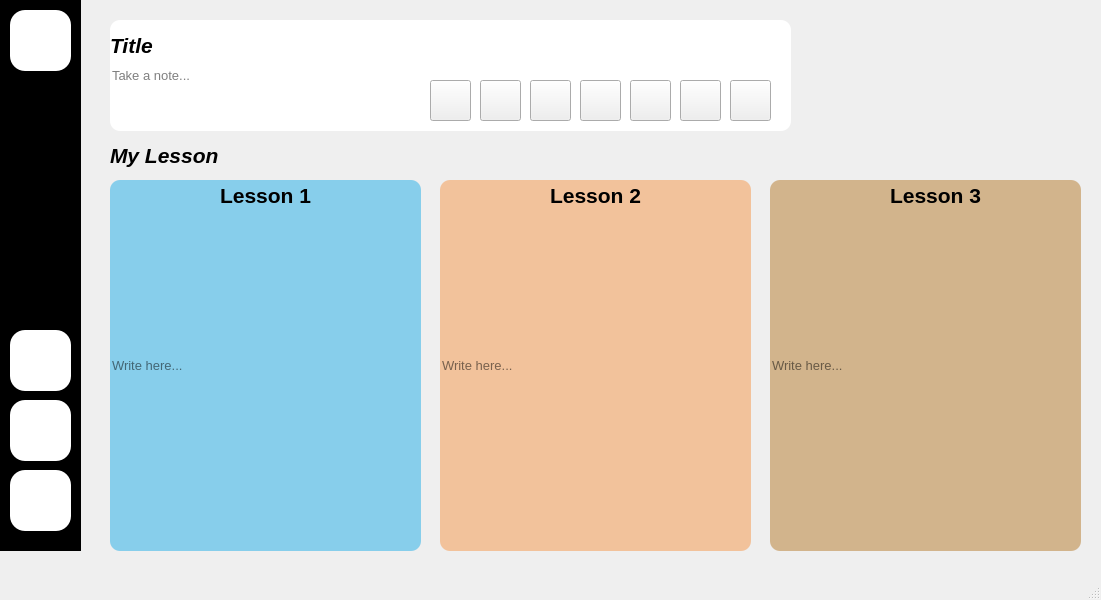
<?xml version="1.0" encoding="UTF-8"?>
<ui version="4.0">
 <class>MainWindow</class>
 <widget class="QMainWindow" name="MainWindow">
  <property name="geometry">
   <rect>
    <x>0</x>
    <y>0</y>
    <width>1101</width>
    <height>600</height>
   </rect>
  </property>
  <property name="windowTitle">
   <string>MainWindow</string>
  </property>
  <widget class="QWidget" name="centralwidget">
   <widget class="QFrame" name="frame">
    <property name="geometry">
     <rect>
      <x>0</x>
      <y>0</y>
      <width>81</width>
      <height>551</height>
     </rect>
    </property>
    <property name="styleSheet">
     <string notr="true">background-color:black</string>
    </property>
    <property name="frameShape">
     <enum>QFrame::StyledPanel</enum>
    </property>
    <property name="frameShadow">
     <enum>QFrame::Raised</enum>
    </property>
    <widget class="QPushButton" name="btnExit">
     <property name="geometry">
      <rect>
       <x>10</x>
       <y>470</y>
       <width>61</width>
       <height>61</height>
      </rect>
     </property>
     <property name="styleSheet">
      <string notr="true">background-color:white;
border-radius:15px</string>
     </property>
     <property name="icon">
      <iconset>
       <normaloff>D:/TRUONG_KHOA/MIND_X_Truong_Khoa/Python_ADVANCE/Nguyen_lieu/Remove-bg.ai_1730630464395.png</normaloff>D:/TRUONG_KHOA/MIND_X_Truong_Khoa/Python_ADVANCE/Nguyen_lieu/Remove-bg.ai_1730630464395.png</iconset>
     </property>
     <property name="iconSize">
      <size>
       <width>150</width>
       <height>48</height>
      </size>
     </property>
    </widget>
    <widget class="QPushButton" name="pushButton_2">
     <property name="geometry">
      <rect>
       <x>10</x>
       <y>400</y>
       <width>61</width>
       <height>61</height>
      </rect>
     </property>
     <property name="styleSheet">
      <string notr="true">background-color:white;
border-radius:15px</string>
     </property>
     <property name="icon">
      <iconset>
       <normaloff>D:/TRUONG_KHOA/MIND_X_Truong_Khoa/Python_ADVANCE/Nguyen_lieu/3844439_gear_setting_settings_wheel_icon.png</normaloff>D:/TRUONG_KHOA/MIND_X_Truong_Khoa/Python_ADVANCE/Nguyen_lieu/3844439_gear_setting_settings_wheel_icon.png</iconset>
     </property>
     <property name="iconSize">
      <size>
       <width>41</width>
       <height>41</height>
      </size>
     </property>
    </widget>
    <widget class="QPushButton" name="pushButton_3">
     <property name="geometry">
      <rect>
       <x>10</x>
       <y>330</y>
       <width>61</width>
       <height>61</height>
      </rect>
     </property>
     <property name="styleSheet">
      <string notr="true">background-color:white;
border-radius:15px</string>
     </property>
     <property name="icon">
      <iconset>
       <normaloff>D:/TRUONG_KHOA/MIND_X_Truong_Khoa/Python_ADVANCE/Nguyen_lieu/3844425_can_trash_icon.png</normaloff>D:/TRUONG_KHOA/MIND_X_Truong_Khoa/Python_ADVANCE/Nguyen_lieu/3844425_can_trash_icon.png</iconset>
     </property>
     <property name="iconSize">
      <size>
       <width>41</width>
       <height>41</height>
      </size>
     </property>
    </widget>
    <widget class="QPushButton" name="btnUser">
     <property name="geometry">
      <rect>
       <x>10</x>
       <y>10</y>
       <width>61</width>
       <height>61</height>
      </rect>
     </property>
     <property name="styleSheet">
      <string notr="true">background-color:white;
border-radius:15px</string>
     </property>
     <property name="icon">
      <iconset>
       <normaloff>D:/TRUONG_KHOA/MIND_X_Truong_Khoa/Python_ADVANCE/Nguyen_lieu/1564534_customer_man_user_account_profile_icon.png</normaloff>D:/TRUONG_KHOA/MIND_X_Truong_Khoa/Python_ADVANCE/Nguyen_lieu/1564534_customer_man_user_account_profile_icon.png</iconset>
     </property>
     <property name="iconSize">
      <size>
       <width>41</width>
       <height>41</height>
      </size>
     </property>
    </widget>
   </widget>
   <widget class="QLineEdit" name="lineEdit">
    <property name="geometry">
     <rect>
      <x>110</x>
      <y>20</y>
      <width>681</width>
      <height>111</height>
     </rect>
    </property>
    <property name="font">
     <font>
      <family>Nirmala UI</family>
      <pointsize>10</pointsize>
     </font>
    </property>
    <property name="styleSheet">
     <string notr="true">border-radius:10px</string>
    </property>
    <property name="inputMask">
     <string/>
    </property>
    <property name="text">
     <string/>
    </property>
    <property name="placeholderText">
     <string>Take a note...</string>
    </property>
   </widget>
   <widget class="QLabel" name="label">
    <property name="geometry">
     <rect>
      <x>110</x>
      <y>30</y>
      <width>131</width>
      <height>31</height>
     </rect>
    </property>
    <property name="font">
     <font>
      <family>Nirmala UI</family>
      <pointsize>16</pointsize>
     </font>
    </property>
    <property name="text">
     <string>&lt;html&gt;&lt;head/&gt;&lt;body&gt;&lt;p&gt;&lt;span style=&quot; font-weight:600; font-style:italic;&quot;&gt;Title&lt;/span&gt;&lt;/p&gt;&lt;/body&gt;&lt;/html&gt;</string>
    </property>
   </widget>
   <widget class="QPushButton" name="pushButton_5">
    <property name="geometry">
     <rect>
      <x>680</x>
      <y>80</y>
      <width>41</width>
      <height>41</height>
     </rect>
    </property>
    <property name="icon">
     <iconset>
      <normaloff>D:/TRUONG_KHOA/MIND_X_Truong_Khoa/Python_ADVANCE/Nguyen_lieu/3643780_attache_attached_attachement_clip_complement_icon.png</normaloff>D:/TRUONG_KHOA/MIND_X_Truong_Khoa/Python_ADVANCE/Nguyen_lieu/3643780_attache_attached_attachement_clip_complement_icon.png</iconset>
    </property>
    <property name="iconSize">
     <size>
      <width>24</width>
      <height>24</height>
     </size>
    </property>
   </widget>
   <widget class="QPushButton" name="pushButton_6">
    <property name="geometry">
     <rect>
      <x>630</x>
      <y>80</y>
      <width>41</width>
      <height>41</height>
     </rect>
    </property>
    <property name="icon">
     <iconset>
      <normaloff>D:/TRUONG_KHOA/MIND_X_Truong_Khoa/Python_ADVANCE/Nguyen_lieu/8541621_bell_alert_icon.png</normaloff>D:/TRUONG_KHOA/MIND_X_Truong_Khoa/Python_ADVANCE/Nguyen_lieu/8541621_bell_alert_icon.png</iconset>
    </property>
    <property name="iconSize">
     <size>
      <width>23</width>
      <height>23</height>
     </size>
    </property>
   </widget>
   <widget class="QPushButton" name="pushButton_7">
    <property name="geometry">
     <rect>
      <x>580</x>
      <y>80</y>
      <width>41</width>
      <height>41</height>
     </rect>
    </property>
    <property name="icon">
     <iconset>
      <normaloff>D:/TRUONG_KHOA/MIND_X_Truong_Khoa/Python_ADVANCE/Nguyen_lieu/8680181_film_fill_icon.png</normaloff>D:/TRUONG_KHOA/MIND_X_Truong_Khoa/Python_ADVANCE/Nguyen_lieu/8680181_film_fill_icon.png</iconset>
    </property>
    <property name="iconSize">
     <size>
      <width>25</width>
      <height>25</height>
     </size>
    </property>
   </widget>
   <widget class="QPushButton" name="pushButton_8">
    <property name="geometry">
     <rect>
      <x>530</x>
      <y>80</y>
      <width>41</width>
      <height>41</height>
     </rect>
    </property>
    <property name="icon">
     <iconset>
      <normaloff>D:/TRUONG_KHOA/MIND_X_Truong_Khoa/Python_ADVANCE/Nguyen_lieu/352428_image_icon.png</normaloff>D:/TRUONG_KHOA/MIND_X_Truong_Khoa/Python_ADVANCE/Nguyen_lieu/352428_image_icon.png</iconset>
    </property>
    <property name="iconSize">
     <size>
      <width>26</width>
      <height>26</height>
     </size>
    </property>
   </widget>
   <widget class="QPushButton" name="pushButton_9">
    <property name="geometry">
     <rect>
      <x>480</x>
      <y>80</y>
      <width>41</width>
      <height>41</height>
     </rect>
    </property>
    <property name="icon">
     <iconset>
      <normaloff>D:/TRUONG_KHOA/MIND_X_Truong_Khoa/Python_ADVANCE/Nguyen_lieu/352576_color palette_paint_icon.png</normaloff>D:/TRUONG_KHOA/MIND_X_Truong_Khoa/Python_ADVANCE/Nguyen_lieu/352576_color palette_paint_icon.png</iconset>
    </property>
    <property name="iconSize">
     <size>
      <width>28</width>
      <height>28</height>
     </size>
    </property>
   </widget>
   <widget class="QPushButton" name="pushButton_10">
    <property name="geometry">
     <rect>
      <x>430</x>
      <y>80</y>
      <width>41</width>
      <height>41</height>
     </rect>
    </property>
    <property name="icon">
     <iconset>
      <normaloff>D:/TRUONG_KHOA/MIND_X_Truong_Khoa/Python_ADVANCE/Nguyen_lieu/9041420_person_plus_fill_icon.png</normaloff>D:/TRUONG_KHOA/MIND_X_Truong_Khoa/Python_ADVANCE/Nguyen_lieu/9041420_person_plus_fill_icon.png</iconset>
    </property>
    <property name="iconSize">
     <size>
      <width>25</width>
      <height>25</height>
     </size>
    </property>
   </widget>
   <widget class="QLabel" name="label_2">
    <property name="geometry">
     <rect>
      <x>740</x>
      <y>10</y>
      <width>41</width>
      <height>51</height>
     </rect>
    </property>
    <property name="pixmap">
     <pixmap>D:/TRUONG_KHOA/MIND_X_Truong_Khoa/Python_ADVANCE/Nguyen_lieu/2639781_bookmark_ribbon_icon.png</pixmap>
    </property>
    <property name="scaledContents">
     <bool>true</bool>
    </property>
   </widget>
   <widget class="QLineEdit" name="lineEdit_2">
    <property name="geometry">
     <rect>
      <x>110</x>
      <y>180</y>
      <width>311</width>
      <height>371</height>
     </rect>
    </property>
    <property name="font">
     <font>
      <family>Nirmala UI</family>
      <pointsize>10</pointsize>
     </font>
    </property>
    <property name="styleSheet">
     <string notr="true">border-radius:10px;
background-color:skyblue</string>
    </property>
    <property name="inputMask">
     <string/>
    </property>
    <property name="text">
     <string/>
    </property>
    <property name="dragEnabled">
     <bool>false</bool>
    </property>
    <property name="readOnly">
     <bool>false</bool>
    </property>
    <property name="placeholderText">
     <string>Write here...</string>
    </property>
   </widget>
   <widget class="QLabel" name="label_3">
    <property name="geometry">
     <rect>
      <x>110</x>
      <y>140</y>
      <width>131</width>
      <height>31</height>
     </rect>
    </property>
    <property name="font">
     <font>
      <family>Nirmala UI</family>
      <pointsize>16</pointsize>
     </font>
    </property>
    <property name="text">
     <string>&lt;html&gt;&lt;head/&gt;&lt;body&gt;&lt;p&gt;&lt;span style=&quot; font-weight:600; font-style:italic;&quot;&gt;My Lesson&lt;/span&gt;&lt;/p&gt;&lt;/body&gt;&lt;/html&gt;</string>
    </property>
   </widget>
   <widget class="QLineEdit" name="lineEdit_3">
    <property name="geometry">
     <rect>
      <x>440</x>
      <y>180</y>
      <width>311</width>
      <height>371</height>
     </rect>
    </property>
    <property name="font">
     <font>
      <family>Nirmala UI</family>
      <pointsize>10</pointsize>
     </font>
    </property>
    <property name="styleSheet">
     <string notr="true">border-radius:10px;
background-color:rgb(242, 194, 155)</string>
    </property>
    <property name="inputMask">
     <string/>
    </property>
    <property name="text">
     <string/>
    </property>
    <property name="dragEnabled">
     <bool>false</bool>
    </property>
    <property name="readOnly">
     <bool>false</bool>
    </property>
    <property name="placeholderText">
     <string>Write here...</string>
    </property>
   </widget>
   <widget class="QLineEdit" name="lineEdit_4">
    <property name="geometry">
     <rect>
      <x>770</x>
      <y>180</y>
      <width>311</width>
      <height>371</height>
     </rect>
    </property>
    <property name="font">
     <font>
      <family>Nirmala UI</family>
      <pointsize>10</pointsize>
     </font>
    </property>
    <property name="styleSheet">
     <string notr="true">border-radius:10px;
background-color:tan</string>
    </property>
    <property name="inputMask">
     <string/>
    </property>
    <property name="text">
     <string/>
    </property>
    <property name="dragEnabled">
     <bool>false</bool>
    </property>
    <property name="readOnly">
     <bool>false</bool>
    </property>
    <property name="placeholderText">
     <string>Write here...</string>
    </property>
   </widget>
   <widget class="QLabel" name="label_4">
    <property name="geometry">
     <rect>
      <x>200</x>
      <y>180</y>
      <width>131</width>
      <height>31</height>
     </rect>
    </property>
    <property name="font">
     <font>
      <family>Nirmala UI</family>
      <pointsize>16</pointsize>
     </font>
    </property>
    <property name="text">
     <string>&lt;html&gt;&lt;head/&gt;&lt;body&gt;&lt;p align=&quot;center&quot;&gt;&lt;span style=&quot; font-weight:600;&quot;&gt;Lesson 1&lt;/span&gt;&lt;/p&gt;&lt;/body&gt;&lt;/html&gt;</string>
    </property>
   </widget>
   <widget class="QLabel" name="label_5">
    <property name="geometry">
     <rect>
      <x>530</x>
      <y>180</y>
      <width>131</width>
      <height>31</height>
     </rect>
    </property>
    <property name="font">
     <font>
      <family>Nirmala UI</family>
      <pointsize>16</pointsize>
     </font>
    </property>
    <property name="text">
     <string>&lt;html&gt;&lt;head/&gt;&lt;body&gt;&lt;p align=&quot;center&quot;&gt;&lt;span style=&quot; font-weight:600;&quot;&gt;Lesson 2&lt;/span&gt;&lt;/p&gt;&lt;/body&gt;&lt;/html&gt;</string>
    </property>
   </widget>
   <widget class="QLabel" name="label_6">
    <property name="geometry">
     <rect>
      <x>870</x>
      <y>180</y>
      <width>131</width>
      <height>31</height>
     </rect>
    </property>
    <property name="font">
     <font>
      <family>Nirmala UI</family>
      <pointsize>16</pointsize>
     </font>
    </property>
    <property name="text">
     <string>&lt;html&gt;&lt;head/&gt;&lt;body&gt;&lt;p align=&quot;center&quot;&gt;&lt;span style=&quot; font-weight:600;&quot;&gt;Lesson 3&lt;/span&gt;&lt;/p&gt;&lt;/body&gt;&lt;/html&gt;</string>
    </property>
   </widget>
   <widget class="QPushButton" name="pushButton_11">
    <property name="geometry">
     <rect>
      <x>730</x>
      <y>80</y>
      <width>41</width>
      <height>41</height>
     </rect>
    </property>
    <property name="icon">
     <iconset>
      <normaloff>D:/TRUONG_KHOA/MIND_X_Truong_Khoa/Python_ADVANCE/Nguyen_lieu/309052_menu list formating_three dots_3 dots_icon.png</normaloff>D:/TRUONG_KHOA/MIND_X_Truong_Khoa/Python_ADVANCE/Nguyen_lieu/309052_menu list formating_three dots_3 dots_icon.png</iconset>
    </property>
    <property name="iconSize">
     <size>
      <width>24</width>
      <height>24</height>
     </size>
    </property>
   </widget>
   <widget class="QLabel" name="label_7">
    <property name="geometry">
     <rect>
      <x>370</x>
      <y>170</y>
      <width>41</width>
      <height>51</height>
     </rect>
    </property>
    <property name="pixmap">
     <pixmap>D:/TRUONG_KHOA/MIND_X_Truong_Khoa/Python_ADVANCE/Nguyen_lieu/2639781_bookmark_ribbon_icon.png</pixmap>
    </property>
    <property name="scaledContents">
     <bool>true</bool>
    </property>
   </widget>
   <widget class="QLabel" name="label_8">
    <property name="geometry">
     <rect>
      <x>700</x>
      <y>170</y>
      <width>41</width>
      <height>51</height>
     </rect>
    </property>
    <property name="pixmap">
     <pixmap>D:/TRUONG_KHOA/MIND_X_Truong_Khoa/Python_ADVANCE/Nguyen_lieu/2639781_bookmark_ribbon_icon.png</pixmap>
    </property>
    <property name="scaledContents">
     <bool>true</bool>
    </property>
   </widget>
   <widget class="QLabel" name="label_10">
    <property name="geometry">
     <rect>
      <x>1030</x>
      <y>170</y>
      <width>41</width>
      <height>51</height>
     </rect>
    </property>
    <property name="pixmap">
     <pixmap>D:/TRUONG_KHOA/MIND_X_Truong_Khoa/Python_ADVANCE/Nguyen_lieu/2639781_bookmark_ribbon_icon.png</pixmap>
    </property>
    <property name="scaledContents">
     <bool>true</bool>
    </property>
   </widget>
  </widget>
  <widget class="QMenuBar" name="menubar">
   <property name="geometry">
    <rect>
     <x>0</x>
     <y>0</y>
     <width>1101</width>
     <height>21</height>
    </rect>
   </property>
  </widget>
  <widget class="QStatusBar" name="statusbar"/>
 </widget>
 <resources/>
 <connections/>
</ui>
